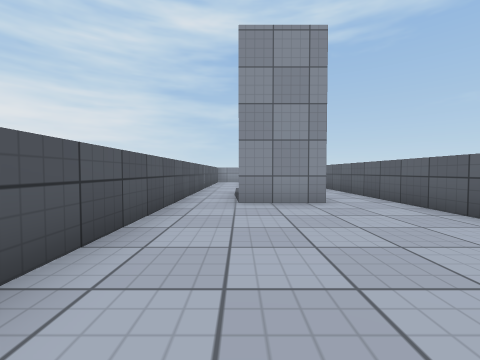
[1] (above)

12 first-person views from a walk through a 3-D level made in the Unity game engine. The camera is 0.72 m above the floor, tilts 2° down and sees 90° across. The floor is counted in squares, 1 m on a side. Each view is taken from the middle of a square. On the plan, view 1 faces up. The plan holds only what a view shows up to about 9 squares ahead; the rest is blank. Surface patterns are stand-ins for the level's own textures.

[2]
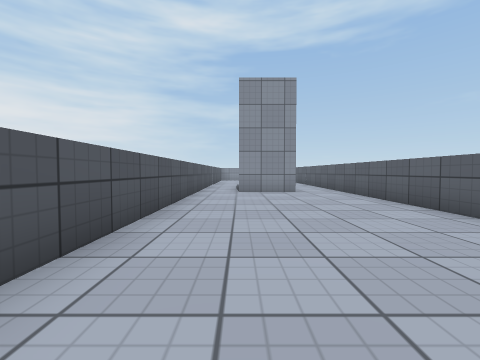

[3]
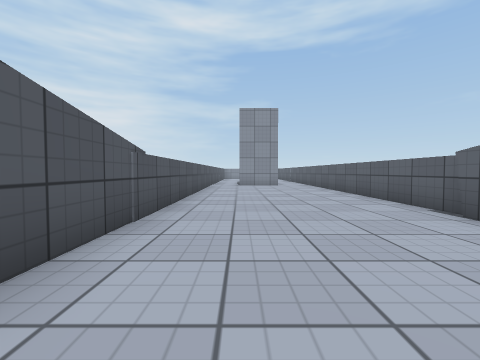

[4]
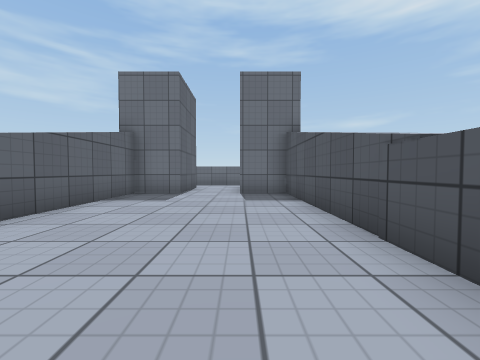

[5]
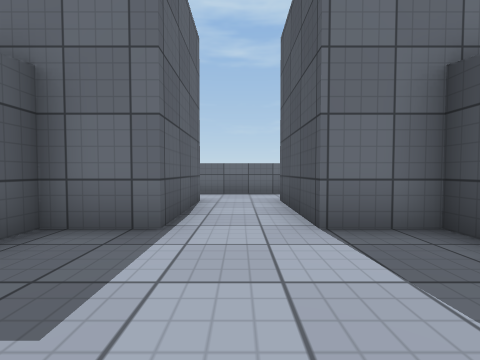

[6]
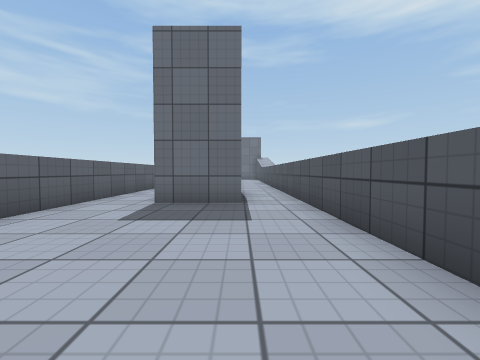

[7]
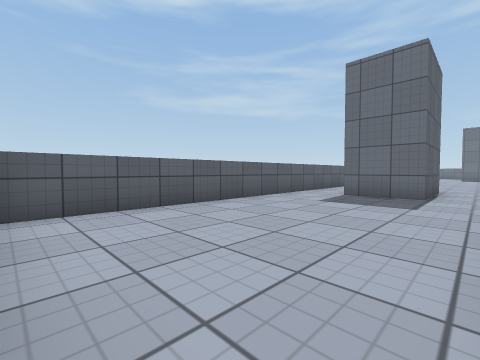

[8]
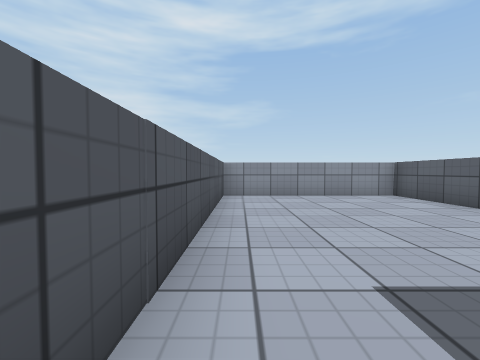

[9]
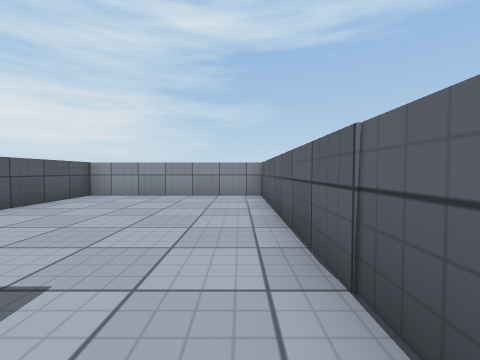

[10]
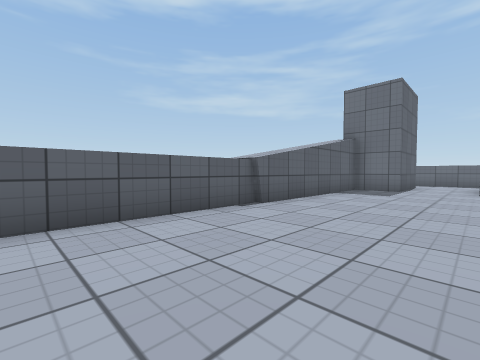

[11]
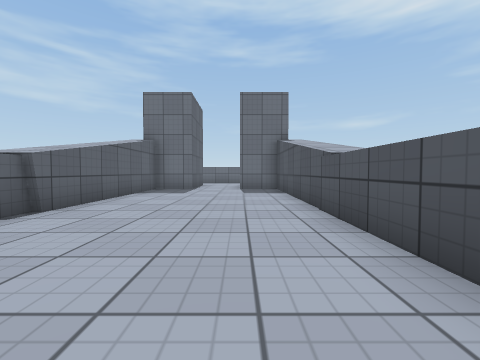

[12]
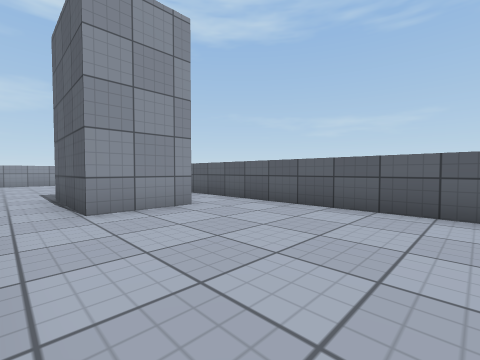

### Floor plan
Points are (right, up) in squares from view 1. A wall is a line through its corners. A room is listed if a view was taken in it or the views show most of it. See-through windows are left out.
Room 1 (views 1, 2, 3, 4, 5, 10, 11, 12)
walls: (3.7, -3.2) (3.7, 8.5); (2, 5.5) (0, 5.5) (0, 8.5); (2, -9) (3.5, -9) (3.5, -3); (-1.5, 8.5) (-1.5, -9) (0, -9)
ways out: opening at (-1, 8) to room 2; opening at (3, 8) to room 2; opening at (1, -9)
Room 2 (views 6, 7, 8, 9)
walls: (0, 8.5) (2, 8.5); (3.7, 8.5) (3.7, 16.2) (-1.5, 16.2) (-1.5, 8.5)
ways out: opening at (-1, 8) to room 1; opening at (3, 8) to room 1

Where each view was taken, in squares from view 1:
view 1: 0 up, 0 right, facing up
view 2: 3 down, 0 right, facing up
view 3: 7 down, 0 right, facing up
view 4: 1 down, 0 right, facing down
view 5: 6 down, 1 right, facing down
view 6: 14 up, 0 right, facing down
view 7: 16 up, 1 left, facing down-right
view 8: 9 up, 1 left, facing up
view 9: 9 up, 3 right, facing up
view 10: 1 up, 0 right, facing down-right
view 11: 1 up, 0 right, facing down
view 12: 1 up, 1 left, facing up-right
